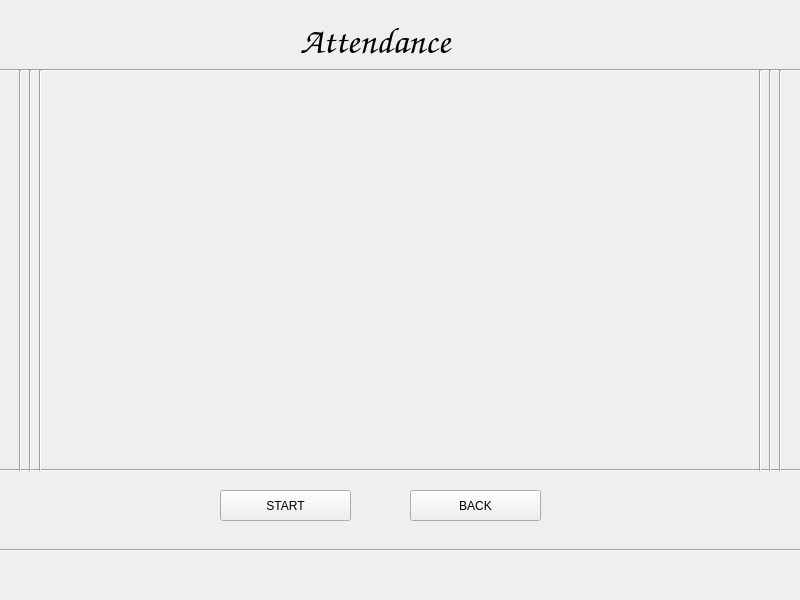
<?xml version="1.0" encoding="UTF-8"?>
<ui version="4.0">
 <class>MainWindow</class>
 <widget class="QMainWindow" name="MainWindow">
  <property name="geometry">
   <rect>
    <x>0</x>
    <y>0</y>
    <width>800</width>
    <height>600</height>
   </rect>
  </property>
  <property name="windowTitle">
   <string>MainWindow</string>
  </property>
  <widget class="QWidget" name="centralwidget">
   <widget class="QPushButton" name="pushButton">
    <property name="geometry">
     <rect>
      <x>220</x>
      <y>490</y>
      <width>131</width>
      <height>31</height>
     </rect>
    </property>
    <property name="text">
     <string>START</string>
    </property>
   </widget>
   <widget class="QPushButton" name="pushButton_3">
    <property name="geometry">
     <rect>
      <x>410</x>
      <y>490</y>
      <width>131</width>
      <height>31</height>
     </rect>
    </property>
    <property name="text">
     <string>BACK</string>
    </property>
   </widget>
   <widget class="QLabel" name="label">
    <property name="geometry">
     <rect>
      <x>-20</x>
      <y>100</y>
      <width>841</width>
      <height>341</height>
     </rect>
    </property>
    <property name="styleSheet">
     <string notr="true">image: url(:/newPrefix/bg.png);</string>
    </property>
    <property name="text">
     <string/>
    </property>
   </widget>
   <widget class="QLabel" name="label_2">
    <property name="geometry">
     <rect>
      <x>300</x>
      <y>20</y>
      <width>231</width>
      <height>41</height>
     </rect>
    </property>
    <property name="font">
     <font>
      <family>Comic Sans MS</family>
      <pointsize>28</pointsize>
     </font>
    </property>
    <property name="text">
     <string>Attendance</string>
    </property>
   </widget>
   <widget class="Line" name="line">
    <property name="geometry">
     <rect>
      <x>-30</x>
      <y>60</y>
      <width>831</width>
      <height>20</height>
     </rect>
    </property>
    <property name="orientation">
     <enum>Qt::Horizontal</enum>
    </property>
   </widget>
   <widget class="Line" name="line_2">
    <property name="geometry">
     <rect>
      <x>-20</x>
      <y>460</y>
      <width>831</width>
      <height>20</height>
     </rect>
    </property>
    <property name="orientation">
     <enum>Qt::Horizontal</enum>
    </property>
   </widget>
   <widget class="Line" name="line_3">
    <property name="geometry">
     <rect>
      <x>30</x>
      <y>70</y>
      <width>20</width>
      <height>401</height>
     </rect>
    </property>
    <property name="orientation">
     <enum>Qt::Vertical</enum>
    </property>
   </widget>
   <widget class="Line" name="line_4">
    <property name="geometry">
     <rect>
      <x>750</x>
      <y>70</y>
      <width>20</width>
      <height>401</height>
     </rect>
    </property>
    <property name="orientation">
     <enum>Qt::Vertical</enum>
    </property>
   </widget>
   <widget class="Line" name="line_5">
    <property name="geometry">
     <rect>
      <x>760</x>
      <y>70</y>
      <width>20</width>
      <height>401</height>
     </rect>
    </property>
    <property name="orientation">
     <enum>Qt::Vertical</enum>
    </property>
   </widget>
   <widget class="Line" name="line_6">
    <property name="geometry">
     <rect>
      <x>770</x>
      <y>70</y>
      <width>20</width>
      <height>401</height>
     </rect>
    </property>
    <property name="orientation">
     <enum>Qt::Vertical</enum>
    </property>
   </widget>
   <widget class="Line" name="line_7">
    <property name="geometry">
     <rect>
      <x>20</x>
      <y>70</y>
      <width>20</width>
      <height>401</height>
     </rect>
    </property>
    <property name="orientation">
     <enum>Qt::Vertical</enum>
    </property>
   </widget>
   <widget class="Line" name="line_8">
    <property name="geometry">
     <rect>
      <x>10</x>
      <y>70</y>
      <width>20</width>
      <height>401</height>
     </rect>
    </property>
    <property name="orientation">
     <enum>Qt::Vertical</enum>
    </property>
   </widget>
   <widget class="Line" name="line_9">
    <property name="geometry">
     <rect>
      <x>-20</x>
      <y>540</y>
      <width>831</width>
      <height>20</height>
     </rect>
    </property>
    <property name="orientation">
     <enum>Qt::Horizontal</enum>
    </property>
   </widget>
  </widget>
 </widget>
 <resources>
  <include location="source.qrc"/>
 </resources>
 <connections/>
</ui>
